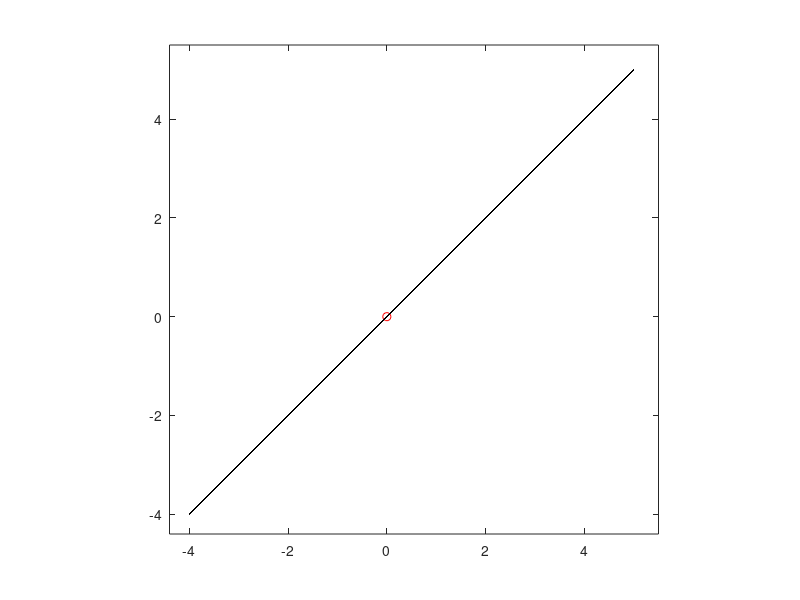

Write MATLAB code to recreate this figure.
%***************M-S-R[O]***************
points=[];%Creation of the "points" variable
%Assuming centre is not P(0,0)
#printf("Centre's X: ");%Ask for the centre X value
#variableXtemp=input(' ');%Read and store the input given by the user
#printf("Centre's Y: ");%Ask for the centre Y value
#variableYtemp=input(' ');%Read and store the input given by the user
#centre=[variableXtemp variableYtemp];%Assign the centre variable the coordinates determined by the user
%Otherwise
centre=[0 0];%Created variable centre with given coordinates (0,0)
printf("Initial Vector's Starting X: ");%Ask for the starting X value of the initial vector
variableXtemp=input(' ');%Read and store the input given by the user
printf("Initial Vector's Starting Y: ");%Ask for the starting Y value of the initial vector
variableYtemp=input(' ');%Read and store the input given by the user
FirstPoint=[variableXtemp variableYtemp];%Create "FirstPoint" variable to store the coordinates of the specified point
printf("Initial Vector's Final X: ");%Ask for the final X value of the initial vector
variableXtemp=input(' ');%Read and store the input given by the user
printf("Initial Vector's Final Y: ");%Ask for the final Y value of the initial vector
variableYtemp=input(' ');%Read and store the input given by the user
SecondPoint=[variableXtemp variableYtemp];%Create "SecondPoint" variable to store the coordinates of the specified point 
%All necessary data has been introduced to the system at this point
%Representation of the centre and the initial vector
axis on;%Show axis in the plot screen
plot([centre(1,1)],[centre(1,2)], 'ro')%Represent the centre with an O and coloured red
hold on;%Maintain the former plots in the screen
plot ([FirstPoint(1,1) SecondPoint(1,1)],[FirstPoint(1,2) SecondPoint(1,2)],'r')%represent the initial vector coloured red
axis equal;%Make both axis have the same scale
axis([-25 25 -25 25]);%Make both axis represent from a determined value to another
InitialPoint=FirstPoint;%Assign the initial vector's tail coordinates to the new variable "InitialPoint"
FinalPoint=SecondPoint;%Assign the final vector's head coordinates to the new variable "FinalPoint"
accelerations=[];%Create the "accelerations" variable
angles=[];%Create the "angles" variable 
longitudes=[];%Create the "longitudes" variable
MaxXPoint=0;
MinXPoint=0;
MaxYPoint=0;
MinYPoint=0;
k=50;%Create "k" variable (number of steps are going to be computed)
for i=1:k %Creation of a for loop to repeat the process of finding new vectors and representing
  Xpoint=FinalPoint(1,1);%Assign the "FinalPoint" X value to "Xpoint" variable
  if Xpoint<0%Creation of an if statement to check if "Xpoint" is smaller than 0
    Xpoint=Xpoint*-1;%If "Xpoint" is smaller than 0 it is multiplied by -1
  endif%Close the if statement
  Ypoint=FinalPoint(1,2);%Assign the "FinalPoint" Y value to "Ypoint" variable
  if Ypoint<0%Creation of an if statement to check if "Ypoint" is smaller than 0
    Ypoint=Ypoint*-1;%If "Ypoint" is smaller than 0 it is multiplied by -1
  endif%Close the if statement
  Theta=asin(Ypoint/sqrt(power(Xpoint,2)+power(Ypoint,2)));%Creation of "Theta" variable and assign the value of the slope angle of the line through the center and the current vector's head
  a=[0 0];%Creation the "a" (acceleration) vector and assign the value of (0,0)
  if (Theta<=deg2rad(67.5))&&(Theta>=deg2rad(22.5))%Creation of an if statement to check if "Theta" is smaller or equal to 67.5deg and smaller or equal to 22.5deg
    a=[1 1];%In case "Theta" is bigger or equal to 22.5deg and smaller or equal to 67.5deg, "a" is assigned the value of (1,1)
  endif%Close the if statement
  if Theta<deg2rad(22.5)%Creation of an if statement to check if "Theta" is smaller than 22.5deg
    a=[1 0];%In case "Theta" is smaller than 22.5deg, "a" is assigned the value of (1,0)
  endif%Close the if statement
  if Theta>deg2rad(67.5)%Creation of an if statement to check if "Theta" is bigger than 67.5deg
    a=[0 1];%In case "Theta" is bigger than 67.5deg, "a" is assigned the value of (0,1)
  endif%Close the if statement
  if FinalPoint(1,2)>0%Creation of an if statement to check if the Y value of "FinalPoint" is bigger than 0
    a(1,2)=a(1,2)*-1;%In case the Y value of "FinalPoint" is bigger than 0, Y component of the acceleration is multiplied by -1  
  endif%Close the if statement
  if FinalPoint(1,1)>0%Creation of an if statement to check if the X value of "FinalPoint" is bigger than 0
    a(1,1)=a(1,1)*-1;%In case the X value of "FinalPoint" is bigger than 0, X component of the acceleration is multiplied by -1
  endif%Close the if statement
  longitudes=[longitudes;FinalPoint(1,1)-InitialPoint(1,1) FinalPoint(1,2)-InitialPoint(1,2)];%Add the X and Y longitudes vectorized to the "longitudes" variable
  points=[points;FinalPoint];%Add "FinalPoint" to the "points" variable
  accelerations=[accelerations;a];%Add "a" to the "accelerations" variable
  angles=[angles;Theta];%Add "Theta" to the "angles" variable 
  if FinalPoint(1,1)>MaxXPoint
    MaxXPoint=FinalPoint(1,1);
  endif
  if FinalPoint(1,1)<MinXPoint
    MinXPoint=FinalPoint(1,1);
  endif
  if FinalPoint(1,2)>MaxYPoint
    MaxYPoint=FinalPoint(1,2);
  endif
  if FinalPoint(1,2)<MinYPoint
    MinYPoint=FinalPoint(1,2);
  endif  
  NewPoint=[2*FinalPoint(1,1)-InitialPoint(1,1)+a(1,1) 2*FinalPoint(1,2)-InitialPoint(1,2)+a(1,2)];%Create "NewPoint" variable and assign the value of the coordinates of the new point generated by cloning the vector and submitting it to the acceleration
  hold on;%Maintain the former plots in the screen
  plot([FinalPoint(1,1) NewPoint(1,1)],[FinalPoint(1,2) NewPoint(1,2)],'k')%Represent the vector between "FinalPoint" and "NewPoint"
  InitialPoint=FinalPoint;%Update "InitialPoint" by assigning the value of "FinalPoint"
  FinalPoint=NewPoint;%Update "FinalPoint" by assigning the value of "NewPoint"
endfor%End the for loop
axis([1.1*MinXPoint 1.1*MaxXPoint 1.1*MinYPoint 1.1*MaxYPoint]);
%***************M-S-Z[H-T-L-A-N]***************
file=fopen("Stuff.txt",'w');%Create "file" variable and open "Stuff.txt"
fprintf(file,"Points Accelerations Angles Longitudes\n");%Print the titles of the variables in the "Stuff.txt" file
for i=1:k%Creation of a for loop to read all the data stored in the variables
  fprintf(file,"(%d,%d)    (%d,%d)    %d    (%d,%d)\n",points(i,1),points(i,2),accelerations(i,1),accelerations(i,2),angles(i),longitudes(i,1),longitudes(i,2));%Print on the file all the different points and variables nice formatted
endfor%End the for loop
fclose(file);%Close the "Stuff.txt" file
%check paint for solution 
defined=false;
startingPosition=1;
for i=1:k
  if longitudes(i,1)==0
    if longitudes(i,2)==0
      if !defined
        startingPosition=i;
        defined=true;
      endif  
    endif
  endif
endfor
StartingPoint=[points(startingPosition,1) points(startingPosition,2)];
defined2=false;
finalPosition=1;
for i=startingPosition+1:k
  if points(i,1)==StartingPoint(1,1)
    if points(i,2)==StartingPoint(1,2)
      if !defined2
        finalPosition=i;
        defined2=true;
      endif
    endif
  endif
endfor
FinalPoint=points(finalPosition);
pointsDef=points(startingPosition:finalPosition,1:end);
